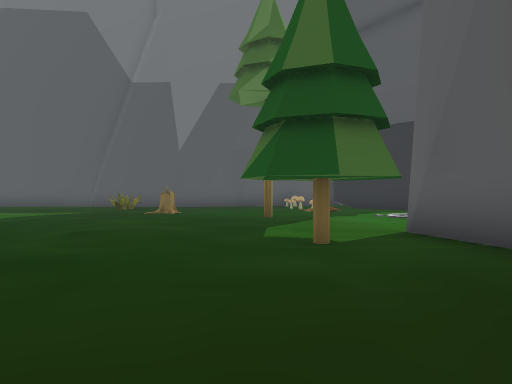
[1] (above)

21 first-person views from a walk through a 3-D level made in the Unity game engine. The camera is 1.3 m above the floor, looks level and sees 70° across. The floor is counted in squares, 2 m on a side. Each view is taken from the middle of a square. On the plan, view 1 faces up. The plan holds only what a view shows up to about 11 squares ahead; the rest is blank. The place goes on beyond the plan. Some animated figures are not drawn.

[2]
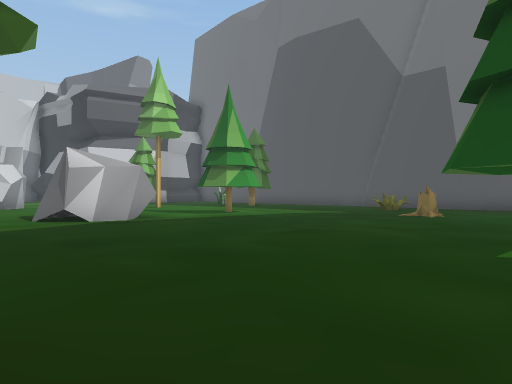

[3]
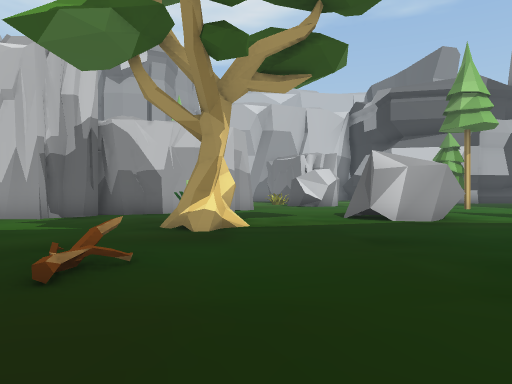

[4]
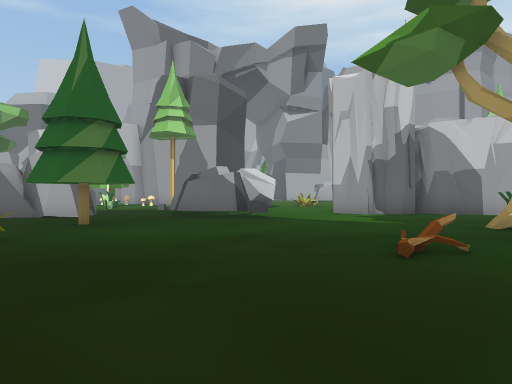

[5]
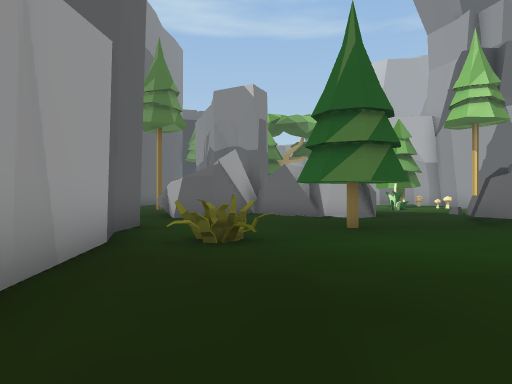

[6]
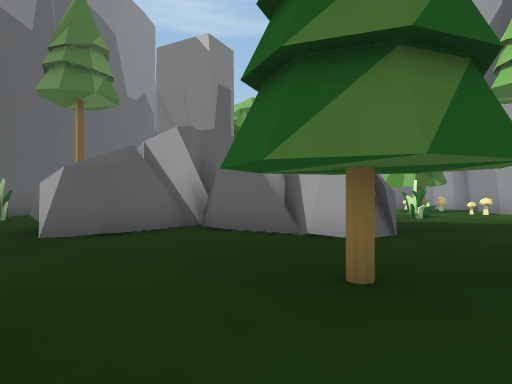

[7]
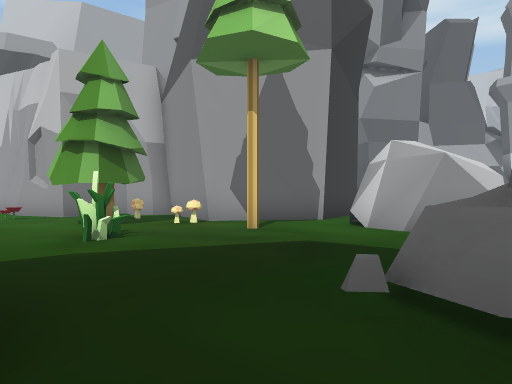

[8]
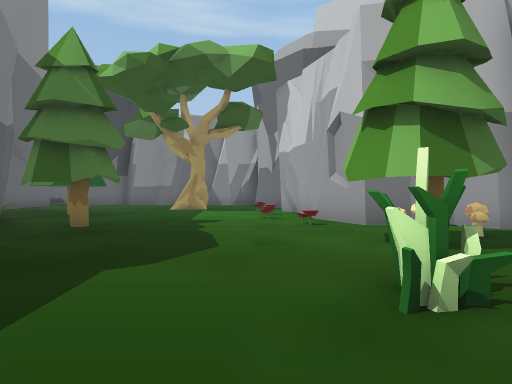

[9]
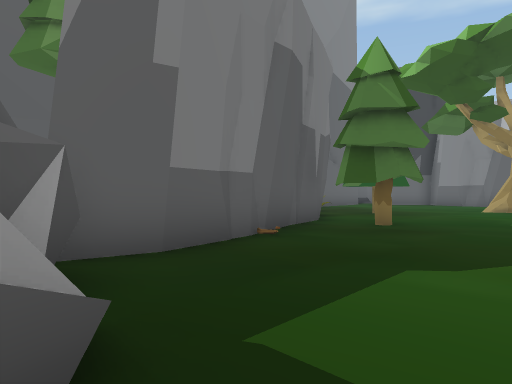

[10]
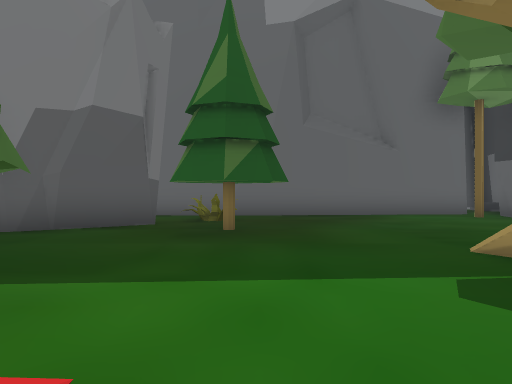

[11]
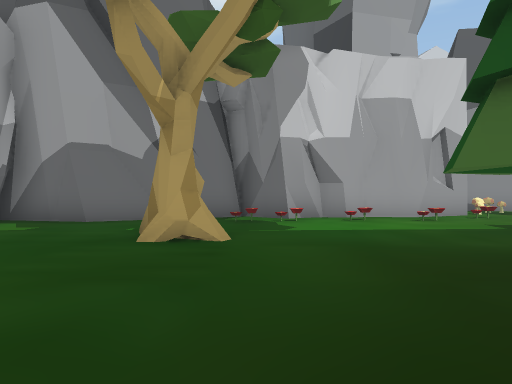

[12]
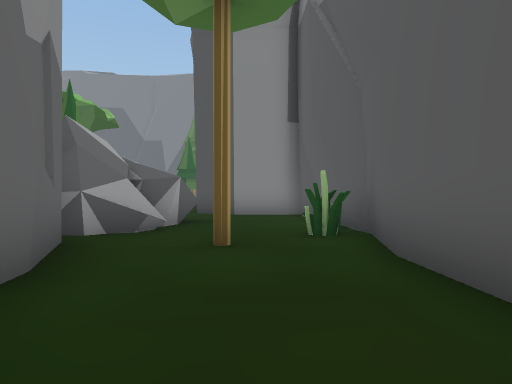

[13]
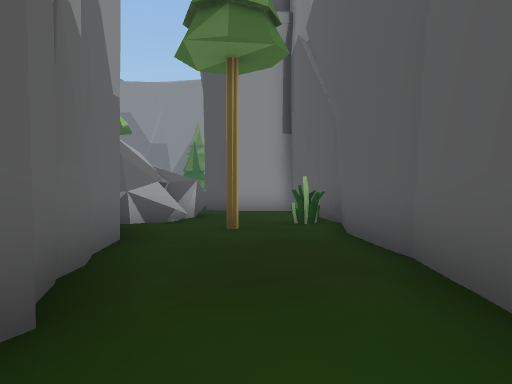

[14]
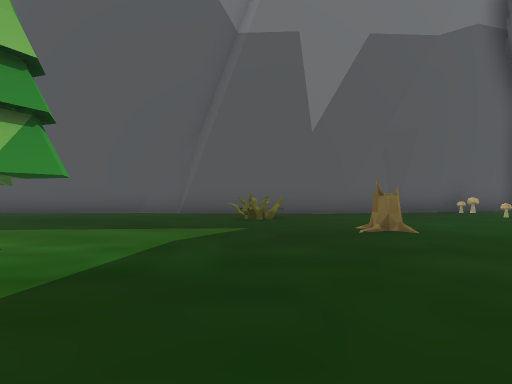

[15]
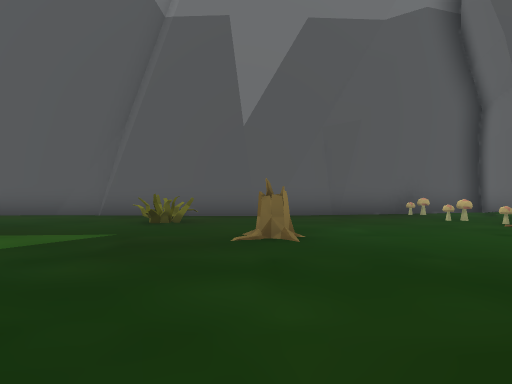

[16]
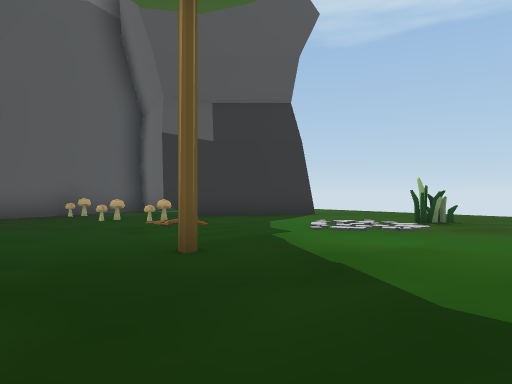

[17]
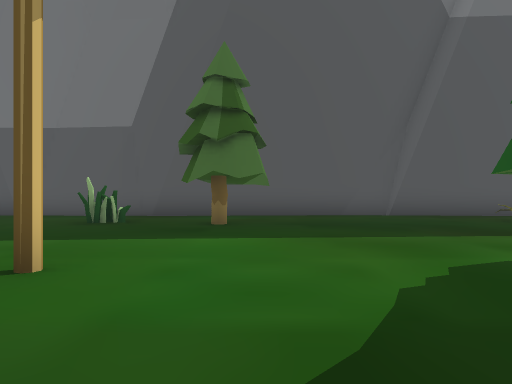

[18]
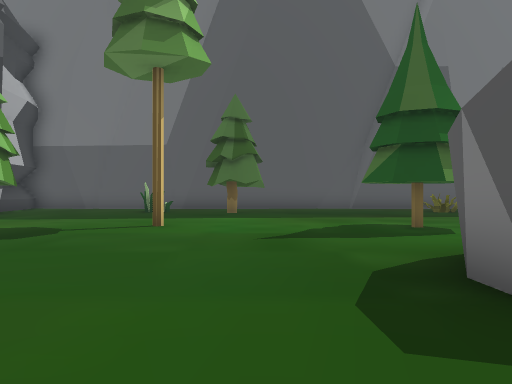

[19]
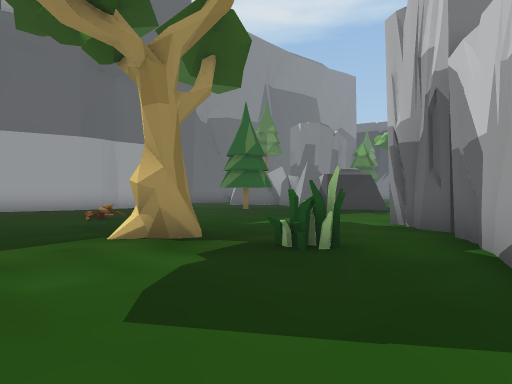

[20]
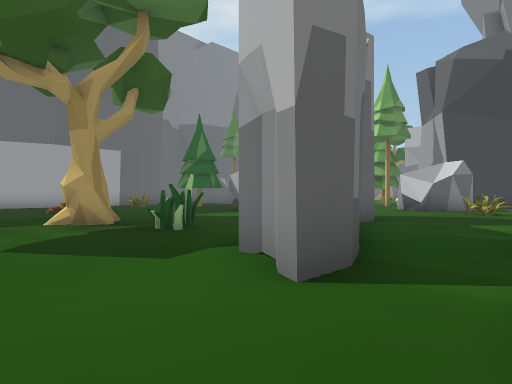

[21]
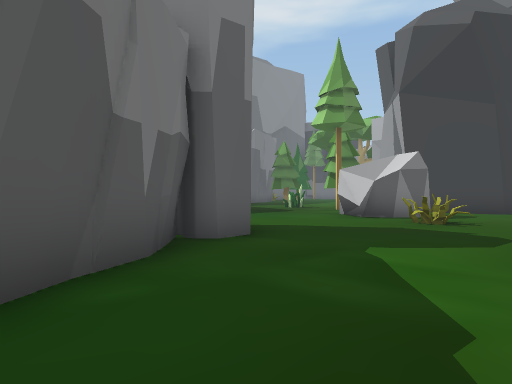

### Floor plan
Key: @ floor where view 1 was taken; # wall or solid block; . floor; / step, stairs or slope; = window, fence, low wall or low ledge; S stump; T tree; R rock; M mushroom; F flower; O other object.
Columns run from 17 left of view 1 to 8 right of it. Each row starts with its distance up from view 1.
 17 ##     ####    #######
 16 .#######..######...M.#
 15 .....................#
 14 ...O.TT.....O......M.###
 13 .....T.............M...##
 12 .........................
 11 T.............S...........
 10 ..........................
  9  ...T...TTT......T.....O..
  8   .......T................
  7   ......................
  6    ......R..........
  5     ....RRR......TT.#
  4     ....RR.......TT.#
  3    .................
  2    .................
  1    .................
  0    ..##....T..O..@..
 -1    ...#..O..........
 -2    ...##............#
 -3    ....#............#
 -4     ...##R..........#
 -5     ...###........O.##
 -6     ........#...TT...#
 -7     .......###..TT...####
 -8     ....... ##..........#
 -9     ..O.... .=..R.......#
-10      ..RR......RRR.RR...#
-11      ..RRR.....RRRRRR...#
-12      ...R........R#R/..O#
-13      ..##.T..O....#...T.#
-14       ####........##..T.#
-15          ##MTT....###...#
-16          #.MT......##...#
-17          #.O......T##...#
-18          ##..O...T.##...#
-19            ##.......#...#
-20             #.O.....#...#
-21             #......TTO.##
-22             #.F....TT..##
-23             ##O.........#
-24             #.O.........#
-25             #...##......#
-26             ##..........#
-27              #..... ....#
-28              ##...   .T.#

Positions as (right, up) in squares from view 1, and headings:
1: (0, 0), facing up
2: (1, 1), facing up-left
3: (1, 1), facing left
4: (2, 1), facing down-left
5: (1, 0), facing down
6: (0, -4), facing down
7: (-2, -8), facing down-left
8: (-3, -11), facing down
9: (-3, -11), facing down-right
10: (-4, -22), facing right
11: (5, -24), facing left
12: (5, -18), facing up
13: (5, -20), facing up
14: (-5, 5), facing up
15: (-3, 6), facing up
16: (-2, 6), facing up-right
17: (-11, 6), facing up
18: (-11, 2), facing up
19: (-11, 3), facing down-right
20: (-14, 3), facing down-right
21: (-14, -1), facing down-right
